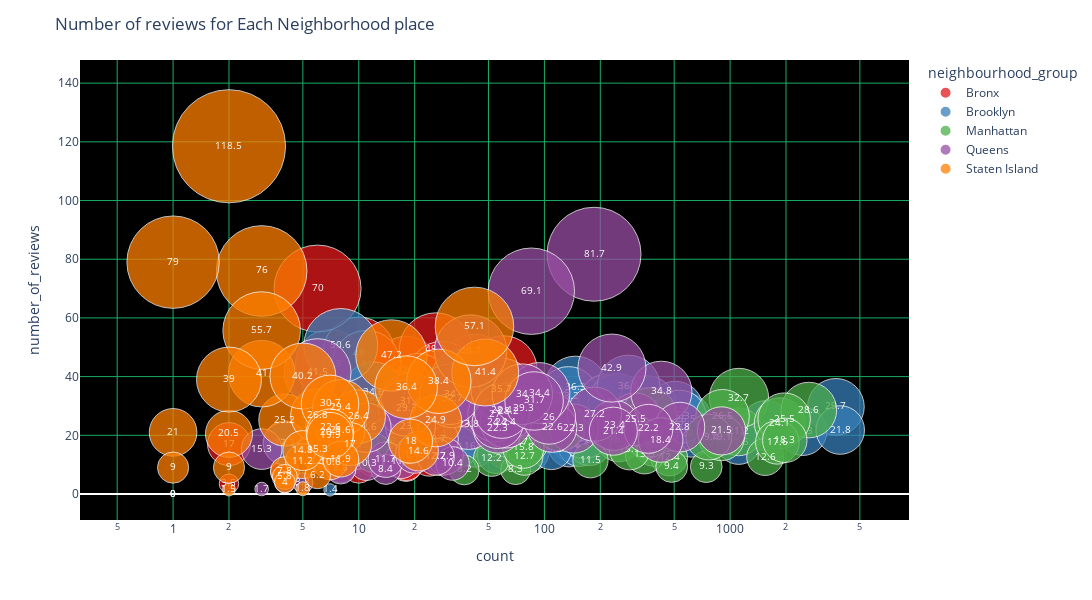

Notebook source saved alongside this figure:
### Code cell
#plotting bubble chart for all reviews in neighborhood area
fig = px.scatter(locations_data, x="count", y="number_of_reviews",
	         size="number_of_reviews", color="neighbourhood_group",text='number_of_reviews',
                 hover_name="neighbourhood", log_x=True, size_max=80,opacity=.75,color_discrete_sequence=px.colors.qualitative.Set1)
#Updating traces and layout to beautify the plot and setting the font size
fig.update_traces(textfont=dict(size=10,color='White'))
fig.update_layout(title='Number of reviews for Each Neighborhood place',autosize=False,yaxis=dict(
        showgrid=True,gridcolor='rgb(26, 173, 102)'),xaxis=dict(
        showgrid=True,gridcolor='rgb(26, 173, 102)'),
    width=1400,
    height=600,plot_bgcolor='black')
#show figure
fig.show()

### Figure 1 — Plotly figure (JSON) as saved in the notebook; plotly's stock layout.template omitted (floating-point values rounded to 4 significant figures)
{"data": [{"hovertemplate": "<b>%{hovertext}</b><br><br>neighbourhood_group=Bronx<br>count=%{x}<br>number_of_reviews=%{text}<extra></extra>", "hovertext": ["Allerton", "Baychester", "Belmont", "Bronxdale", "Castle Hill", "City Island", "Claremont Village", "Clason Point", "Co-op City", "Concourse", "Concourse Village", "East Morrisania", "Eastchester", "Edenwald", "Fieldston", "Fordham", "Highbridge", "Hunts Point", "Kingsbridge", "Longwood", "Melrose", "Morris Heights", "Morris Park", "Morrisania", "Mott Haven", "Mount Eden", "Mount Hope", "North Riverdale", "Norwood", "Olinville", "Parkchester", "Pelham Bay", "Pelham Gardens", "Port Morris", "Riverdale", "Schuylerville", "Soundview", "Spuyten Duyvil", "Throgs Neck", "Tremont", "Unionport", "University Heights", "Van Nest", "Wakefield", "West Farms", "Westchester Square", "Williamsbridge", "Woodlawn"], "legendgroup": "Bronx", "marker": {"color": "rgb(228,26,28)", "opacity": 0.75, "size": [42.9, 44.3, 12.3, 24.1, 13.1, 42.2, 12.5, 15, 17, 32.9, 25.2, 48, 12.1, 15.4, 12.2, 15.2, 49.3, 9.8, 20.5, 26.7, 9, 27.4, 18.1, 10.3, 42.4, 70, 21.8, 18.2, 16.7, 7.5, 23.4, 26, 40.7, 20.6, 26.6, 32.5, 29.4, 17.5, 32, 20.6, 14.9, 37.1, 18.7, 25.6, 3.5, 15.5, 28.4, 44], "sizemode": "area", "sizeref": 0.01852, "symbol": "circle"}, "mode": "markers+text", "name": "Bronx", "orientation": "v", "showlegend": true, "text": [42.9, 44.3, 12.3, 24.1, 13.1, 42.2, 12.5, 15, 17, 32.9, 25.2, 48, 12.1, 15.4, 12.2, 15.2, 49.3, 9.8, 20.5, 26.7, 9, 27.4, 18.1, 10.3, 42.4, 70, 21.8, 18.2, 16.7, 7.5, 23.4, 26, 40.7, 20.6, 26.6, 32.5, 29.4, 17.5, 32, 20.6, 14.9, 37.1, 18.7, 25.6, 3.5, 15.5, 28.4, 44], "textfont": {"color": "White", "size": 10}, "type": "scatter", "x": [42, 7, 24, 19, 9, 18, 28, 21, 2, 50, 32, 10, 13, 13, 12, 63, 26, 18, 70, 62, 10, 17, 15, 18, 60, 6, 20, 10, 31, 4, 39, 17, 28, 46, 11, 13, 15, 4, 24, 11, 7, 21, 11, 50, 2, 10, 40, 11], "xaxis": "x", "y": [42.9, 44.3, 12.3, 24.1, 13.1, 42.2, 12.5, 15, 17, 32.9, 25.2, 48, 12.1, 15.4, 12.2, 15.2, 49.3, 9.8, 20.5, 26.7, 9, 27.4, 18.1, 10.3, 42.4, 70, 21.8, 18.2, 16.7, 7.5, 23.4, 26, 40.7, 20.6, 26.6, 32.5, 29.4, 17.5, 32, 20.6, 14.9, 37.1, 18.7, 25.6, 3.5, 15.5, 28.4, 44], "yaxis": "y"}, {"hovertemplate": "<b>%{hovertext}</b><br><br>neighbourhood_group=Brooklyn<br>count=%{x}<br>number_of_reviews=%{text}<extra></extra>", "hovertext": ["Bath Beach", "Bay Ridge", "Bedford-Stuyvesant", "Bensonhurst", "Bergen Beach", "Boerum Hill", "Borough Park", "Brighton Beach", "Brooklyn Heights", "Brownsville", "Bushwick", "Canarsie", "Carroll Gardens", "Clinton Hill", "Cobble Hill", "Columbia St", "Coney Island", "Crown Heights", "Cypress Hills", "DUMBO", "Downtown Brooklyn", "Dyker Heights", "East Flatbush", "East New York", "Flatbush", "Flatlands", "Fort Greene", "Fort Hamilton", "Gowanus", "Gravesend", "Greenpoint", "Kensington", "Manhattan Beach", "Midwood", "Mill Basin", "Navy Yard", "Park Slope", "Prospect Heights", "Prospect-Lefferts Gardens", "Red Hook", "Sea Gate", "Sheepshead Bay", "South Slope", "Sunset Park", "Vinegar Hill", "Williamsburg", "Windsor Terrace"], "legendgroup": "Brooklyn", "marker": {"color": "rgb(55,126,184)", "opacity": 0.75, "size": [21.4, 18.6, 29.7, 24.6, 20.5, 24.3, 16.4, 18, 16.6, 31.3, 21.3, 36.3, 25.3, 25.5, 29.2, 16.3, 21.9, 23.3, 33.2, 38.4, 14.3, 34.6, 24.3, 31, 20.6, 22.2, 21.7, 13.5, 31.2, 19.6, 17.5, 17, 50.6, 15.2, 17.2, 17.9, 28.9, 30.5, 26.3, 28.6, 1.4, 19.9, 36.6, 20.2, 16, 21.8, 27.5], "sizemode": "area", "sizeref": 0.01852, "symbol": "circle"}, "mode": "markers+text", "name": "Brooklyn", "orientation": "v", "showlegend": true, "text": [21.4, 18.6, 29.7, 24.6, 20.5, 24.3, 16.4, 18, 16.6, 31.3, 21.3, 36.3, 25.3, 25.5, 29.2, 16.3, 21.9, 23.3, 33.2, 38.4, 14.3, 34.6, 24.3, 31, 20.6, 22.2, 21.7, 13.5, 31.2, 19.6, 17.5, 17, 50.6, 15.2, 17.2, 17.9, 28.9, 30.5, 26.3, 28.6, 1.4, 19.9, 36.6, 20.2, 16, 21.8, 27.5], "textfont": {"color": "White", "size": 10}, "type": "scatter", "x": [17, 141, 3714, 75, 10, 177, 136, 75, 154, 61, 2464, 147, 233, 572, 99, 42, 17, 1563, 135, 36, 83, 12, 498, 218, 619, 83, 489, 55, 247, 68, 1113, 175, 8, 109, 4, 14, 506, 357, 535, 79, 7, 164, 284, 390, 34, 3919, 157], "xaxis": "x", "y": [21.4, 18.6, 29.7, 24.6, 20.5, 24.3, 16.4, 18, 16.6, 31.3, 21.3, 36.3, 25.3, 25.5, 29.2, 16.3, 21.9, 23.3, 33.2, 38.4, 14.3, 34.6, 24.3, 31, 20.6, 22.2, 21.7, 13.5, 31.2, 19.6, 17.5, 17, 50.6, 15.2, 17.2, 17.9, 28.9, 30.5, 26.3, 28.6, 1.4, 19.9, 36.6, 20.2, 16, 21.8, 27.5], "yaxis": "y"}, {"hovertemplate": "<b>%{hovertext}</b><br><br>neighbourhood_group=Manhattan<br>count=%{x}<br>number_of_reviews=%{text}<extra></extra>", "hovertext": ["Battery Park City", "Chelsea", "Chinatown", "Civic Center", "East Harlem", "East Village", "Financial District", "Flatiron District", "Gramercy", "Greenwich Village", "Harlem", "Hell's Kitchen", "Inwood", "Kips Bay", "Little Italy", "Lower East Side", "Marble Hill", "Midtown", "Morningside Heights", "Murray Hill", "NoHo", "Nolita", "Roosevelt Island", "SoHo", "Stuyvesant Town", "Theater District", "Tribeca", "Two Bridges", "Upper East Side", "Upper West Side", "Washington Heights", "West Village"], "legendgroup": "Manhattan", "marker": {"color": "rgb(77,175,74)", "opacity": 0.75, "size": [8.3, 21.2, 27, 12.2, 32.7, 24.1, 9.3, 17.7, 22.7, 16.6, 28.6, 25.5, 18.6, 12.4, 23.1, 26.5, 14, 12.6, 13.3, 9.4, 12.7, 22.3, 15.8, 20.2, 8.2, 15.1, 11.5, 29.6, 17.6, 18.3, 19.1, 19.4], "sizemode": "area", "sizeref": 0.01852, "symbol": "circle"}, "mode": "markers+text", "name": "Manhattan", "orientation": "v", "showlegend": true, "text": [8.3, 21.2, 27, 12.2, 32.7, 24.1, 9.3, 17.7, 22.7, 16.6, 28.6, 25.5, 18.6, 12.4, 23.1, 26.5, 14, 12.6, 13.3, 9.4, 12.7, 22.3, 15.8, 20.2, 8.2, 15.1, 11.5, 29.6, 17.6, 18.3, 19.1, 19.4], "textfont": {"color": "White", "size": 10}, "type": "scatter", "x": [70, 1112, 368, 52, 1116, 1853, 744, 80, 338, 392, 2656, 1955, 252, 470, 121, 911, 12, 1545, 346, 485, 78, 253, 77, 358, 37, 288, 177, 72, 1797, 1970, 899, 768], "xaxis": "x", "y": [8.3, 21.2, 27, 12.2, 32.7, 24.1, 9.3, 17.7, 22.7, 16.6, 28.6, 25.5, 18.6, 12.4, 23.1, 26.5, 14, 12.6, 13.3, 9.4, 12.7, 22.3, 15.8, 20.2, 8.2, 15.1, 11.5, 29.6, 17.6, 18.3, 19.1, 19.4], "yaxis": "y"}, {"hovertemplate": "<b>%{hovertext}</b><br><br>neighbourhood_group=Queens<br>count=%{x}<br>number_of_reviews=%{text}<extra></extra>", "hovertext": ["Arverne", "Astoria", "Bay Terrace", "Bayside", "Bayswater", "Belle Harbor", "Bellerose", "Breezy Point", "Briarwood", "Cambria Heights", "College Point", "Corona", "Ditmars Steinway", "Douglaston", "East Elmhurst", "Edgemere", "Elmhurst", "Far Rockaway", "Flushing", "Forest Hills", "Fresh Meadows", "Glendale", "Hollis", "Holliswood", "Howard Beach", "Jackson Heights", "Jamaica", "Jamaica Estates", "Jamaica Hills", "Kew Gardens", "Kew Gardens Hills", "Laurelton", "Little Neck", "Long Island City", "Maspeth", "Middle Village", "Neponsit", "Ozone Park", "Queens Village", "Rego Park", "Richmond Hill", "Ridgewood", "Rockaway Beach", "Rosedale", "South Ozone Park", "Springfield Gardens", "St. Albans", "Sunnyside", "Whitestone", "Woodhaven", "Woodside"], "legendgroup": "Queens", "marker": {"color": "rgb(152,78,163)", "opacity": 0.75, "size": [29.3, 21.5, 41.5, 23.8, 11.2, 9.2, 8.4, 1.7, 22.3, 18.7, 23.1, 28.2, 25.5, 20.9, 81.7, 10.3, 23.4, 12.9, 34.8, 22.3, 32.7, 27, 11.7, 3.8, 13.6, 27.2, 42.9, 31.4, 8.6, 10.4, 12.7, 29.3, 3.8, 22.8, 22.6, 34, 15.3, 24.4, 35.7, 26, 34.4, 18.4, 24.2, 28.4, 48.7, 69.1, 34, 22.2, 22.6, 31.7, 21.4], "sizemode": "area", "sizeref": 0.01852, "symbol": "circle"}, "mode": "markers+text", "name": "Queens", "orientation": "v", "showlegend": true, "text": [29.3, 21.5, 41.5, 23.8, 11.2, 9.2, 8.4, 1.7, 22.3, 18.7, 23.1, 28.2, 25.5, 20.9, 81.7, 10.3, 23.4, 12.9, 34.8, 22.3, 32.7, 27, 11.7, 3.8, 13.6, 27.2, 42.9, 31.4, 8.6, 10.4, 12.7, 29.3, 3.8, 22.8, 22.6, 34, 15.3, 24.4, 35.7, 26, 34.4, 18.4, 24.2, 28.4, 48.7, 69.1, 34, 22.2, 22.6, 31.7, 21.4], "textfont": {"color": "White", "size": 10}, "type": "scatter", "x": [77, 900, 6, 39, 17, 8, 14, 3, 56, 26, 19, 64, 308, 8, 185, 11, 237, 29, 426, 144, 32, 54, 14, 4, 20, 186, 231, 19, 8, 32, 26, 18, 5, 537, 110, 31, 3, 62, 59, 106, 94, 423, 56, 59, 40, 85, 76, 363, 11, 88, 235], "xaxis": "x", "y": [29.3, 21.5, 41.5, 23.8, 11.2, 9.2, 8.4, 1.7, 22.3, 18.7, 23.1, 28.2, 25.5, 20.9, 81.7, 10.3, 23.4, 12.9, 34.8, 22.3, 32.7, 27, 11.7, 3.8, 13.6, 27.2, 42.9, 31.4, 8.6, 10.4, 12.7, 29.3, 3.8, 22.8, 22.6, 34, 15.3, 24.4, 35.7, 26, 34.4, 18.4, 24.2, 28.4, 48.7, 69.1, 34, 22.2, 22.6, 31.7, 21.4], "yaxis": "y"}, {"hovertemplate": "<b>%{hovertext}</b><br><br>neighbourhood_group=Staten Island<br>count=%{x}<br>number_of_reviews=%{text}<extra></extra>", "hovertext": ["Arden Heights", "Arrochar", "Bay Terrace, Staten Island", "Bull's Head", "Castleton Corners", "Clifton", "Concord", "Dongan Hills", "Eltingville", "Emerson Hill", "Fort Wadsworth", "Graniteville", "Grant City", "Great Kills", "Grymes Hill", "Howland Hook", "Huguenot", "Lighthouse Hill", "Mariners Harbor", "Midland Beach", "New Brighton", "New Dorp", "New Dorp Beach", "New Springville", "Oakwood", "Port Richmond", "Prince's Bay", "Randall Manor", "Richmondtown", "Rosebank", "Rossville", "Shore Acres", "Silver Lake", "South Beach", "St. George", "Stapleton", "Todt Hill", "Tompkinsville", "Tottenville", "West Brighton", "Westerleigh", "Willowbrook", "Woodrow"], "legendgroup": "Staten Island", "marker": {"color": "rgb(255,127,0)", "opacity": 0.75, "size": [7.8, 14.6, 1.5, 15.3, 25.2, 47.2, 24.9, 22.6, 76, 11.2, 0, 41, 26.8, 26.4, 10.6, 20.5, 55.7, 39, 21.6, 6.2, 40.2, 0, 14.8, 29.4, 1.8, 17, 5.8, 18, 79, 30.7, 21, 20.9, 118.5, 11.9, 41.4, 38.4, 4, 57.1, 19.9, 36.4, 9, 9, 0], "sizemode": "area", "sizeref": 0.01852, "symbol": "circle"}, "mode": "markers+text", "name": "Staten Island", "orientation": "v", "showlegend": true, "text": [7.8, 14.6, 1.5, 15.3, 25.2, 47.2, 24.9, 22.6, 76, 11.2, 0, 41, 26.8, 26.4, 10.6, 20.5, 55.7, 39, 21.6, 6.2, 40.2, 0, 14.8, 29.4, 1.8, 17, 5.8, 18, 79, 30.7, 21, 20.9, 118.5, 11.9, 41.4, 38.4, 4, 57.1, 19.9, 36.4, 9, 9, 0], "textfont": {"color": "White", "size": 10}, "type": "scatter", "x": [4, 21, 2, 6, 4, 15, 26, 7, 3, 5, 1, 3, 6, 10, 7, 2, 3, 2, 8, 6, 5, 1, 5, 8, 5, 9, 4, 19, 1, 7, 1, 7, 2, 8, 48, 27, 4, 42, 7, 18, 2, 1, 1], "xaxis": "x", "y": [7.8, 14.6, 1.5, 15.3, 25.2, 47.2, 24.9, 22.6, 76, 11.2, 0, 41, 26.8, 26.4, 10.6, 20.5, 55.7, 39, 21.6, 6.2, 40.2, 0, 14.8, 29.4, 1.8, 17, 5.8, 18, 79, 30.7, 21, 20.9, 118.5, 11.9, 41.4, 38.4, 4, 57.1, 19.9, 36.4, 9, 9, 0], "yaxis": "y"}], "layout": {"autosize": false, "height": 600, "legend": {"itemsizing": "constant", "title": {"text": "neighbourhood_group"}, "tracegroupgap": 0}, "margin": {"t": 60}, "plot_bgcolor": "black", "title": {"text": "Number of reviews for Each Neighborhood place"}, "width": 1400, "xaxis": {"anchor": "y", "domain": [0, 1], "gridcolor": "rgb(26, 173, 102)", "showgrid": true, "title": {"text": "count"}, "type": "log"}, "yaxis": {"anchor": "x", "domain": [0, 1], "gridcolor": "rgb(26, 173, 102)", "showgrid": true, "title": {"text": "number_of_reviews"}}}}
